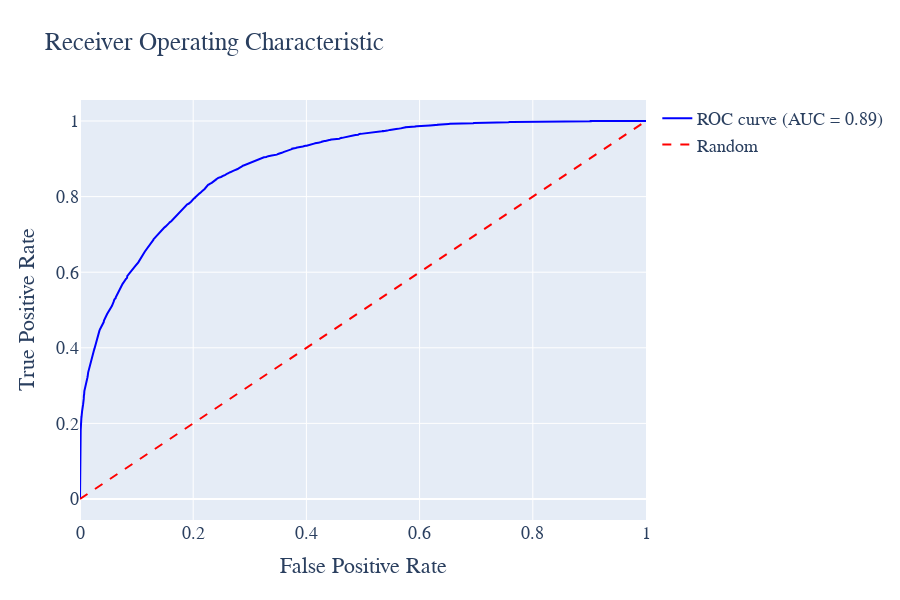

Here is the notebook cell this chart was saved with:
### Code cell
# %%
import plotly.graph_objects as go
from sklearn.metrics import roc_curve, auc

# 计算ROC曲线
roc_auc = auc(fpr, tpr)

# 计算ROC曲线
roc_auc = auc(fpr, tpr)

# 创建布局
layout = go.Layout(
    title='Receiver Operating Characteristic',
    xaxis=dict(title='False Positive Rate'),
    yaxis=dict(title='True Positive Rate'),
    hovermode='closest',
    width=900, height=600,
    font=dict(family='Times New Roman', size=18)
)

# 创建ROC曲线图形
roc_trace = go.Scatter(
    x=fpr,
    y=tpr,
    mode='lines',
    line=dict(color='blue', width=2),
    name='ROC curve (AUC = %0.2f)' % roc_auc
)

# 创建对角线图形
diagonal_trace = go.Scatter(
    x=[0, 1],
    y=[0, 1],
    mode='lines',
    line=dict(color='red', width=2, dash='dash'),
    name='Random'
)

# 创建图表数据
data = [roc_trace, diagonal_trace]

# 创建图表
fig = go.Figure(data=data, layout=layout)

fig.write_html('Image/4_6_6_6.html')
# 显示图表
fig.show()

### Figure 1 — Plotly figure (JSON) as saved in the notebook; plotly's stock layout.template omitted (floating-point values rounded to 4 significant figures; data arrays with more than 128 entries replaced by an {"elided": "..."} marker saying what was removed)
{"data": [{"line": {"color": "blue", "width": 2}, "mode": "lines", "name": "ROC curve (AUC = 0.89)", "type": "scatter", "x": {"elided": "1996 float values"}, "y": {"elided": "1996 float values"}}, {"line": {"color": "red", "dash": "dash", "width": 2}, "mode": "lines", "name": "Random", "type": "scatter", "x": [0, 1], "y": [0, 1]}], "layout": {"font": {"family": "Times New Roman", "size": 18}, "height": 600, "hovermode": "closest", "title": {"text": "Receiver Operating Characteristic"}, "width": 900, "xaxis": {"title": {"text": "False Positive Rate"}}, "yaxis": {"title": {"text": "True Positive Rate"}}}}
